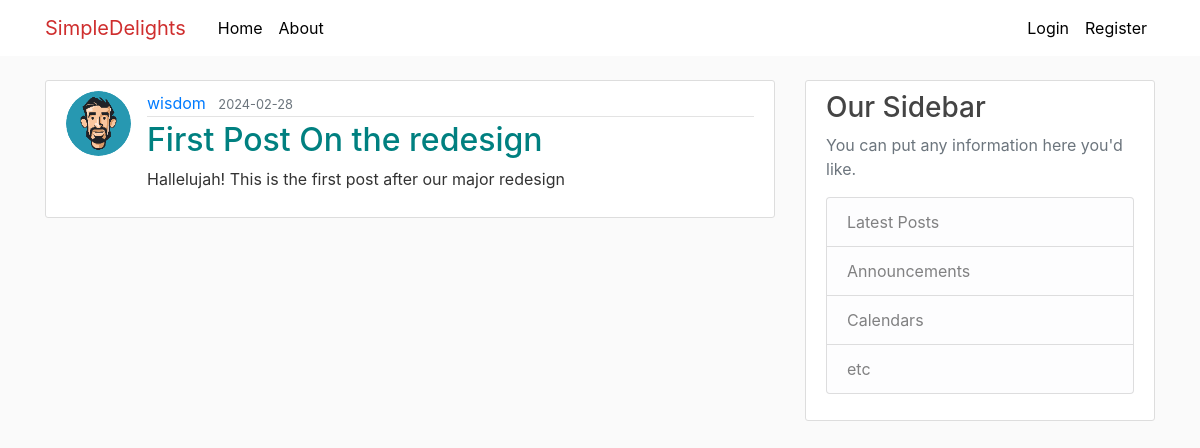
The page /post/25 on the database its author committed.
### flaskblog/models.py (models this page shows, shortened)
class User(db.Model, UserMixin):
    id = db.Column(db.Integer, primary_key=True)
    username = db.Column(db.String(20), unique=True, nullable=False)
    email = db.Column(db.String(120), unique=True, nullable=False)
    image_file = db.Column(db.String(20), nullable=False, default='default.jpg')
    password = db.Column(db.String(60), nullable=False)
    posts = db.relationship('Post', backref='author', lazy=True)

class Post(db.Model):
    id = db.Column(db.Integer, primary_key=True)
    title = db.Column(db.String(100), nullable=False)
    date_posted = db.Column(db.DateTime, nullable=False, default=datetime.utcnow)
    content = db.Column(db.Text, nullable=False)
    user_id = db.Column(db.Integer, db.ForeignKey('user.id'), nullable='False')

### flaskblog/posts/routes.py (the view)
@posts.route("/post/<int:post_id>")
def post(post_id):
     post = Post.query.get_or_404(post_id)
     return render_template('post.html', title=post.title, post=post)

### flaskblog/templates/post.html (shortened to what this page needs)
{% extends "layout.html" %}
{% block content %}
  <article class="media content-section">
    <img class="rounded-circle article-img" src="{{ url_for('static', filename='profile_pics/' + post.author.image_file) }}">
    <div class="media-body">
      <div class="article-metadata">
        <a class="mr-2" href="{{ url_for('users.user_posts', username=post.author.username) }}">{{ post.author.username }}</a>
        <small class="text-muted">{{ post.date_posted.strftime('%Y-%m-%d') }}</small>
      </div>
      <h2 class="article-title">{{ post.title }}</h2>
      <p class="article-content">{{ post.content }}</p>
    </div>
  </article>
{% endblock content %}

### flaskblog/static/main.css (style rules this page uses)
body { background: #fafafa; color: #333333; margin-top: 5rem; }
h1, h2, h3, h4, h5, h6 { color: #444444; }
.content-section { background: #ffffff; padding: 10px 20px; border: 1px solid #dddddd; border-radius: 3px; margin-bottom: 20px; }
.article-title { color: #008080; }
.article-content { white-space: pre-line; }
.article-img { height: 65px; width: 65px; margin-right: 16px; }
.article-metadata { padding-bottom: 1px; margin-bottom: 4px; border-bottom: 1px solid #e3e3e3; }

### rows shown on the page
User: image_file (picture), author.username "wisdom"
Post: date_posted "2024-02-28", title "First Post On the redesign", content "Hallelujah! This is the first post after our major redesign"
